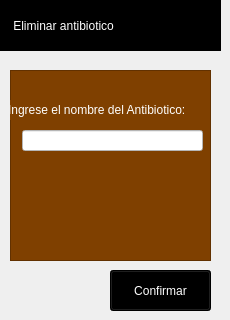
             <widget class="QWidget" name="Eliminar_antibiotico">
              <widget class="QLabel" name="label_28">
               <property name="geometry">
                <rect>
                 <x>0</x>
                 <y>0</y>
                 <width>221</width>
                 <height>51</height>
                </rect>
               </property>
               <property name="styleSheet">
                <string notr="true">color: rgb(255, 255, 255);
font: 900 12pt &quot;Arial Black&quot;;
background-color: rgb(0, 0, 0);</string>
               </property>
               <property name="text">
                <string>    Eliminar antibiotico</string>
               </property>
              </widget>
              <widget class="QFrame" name="frame_11">
               <property name="geometry">
                <rect>
                 <x>10</x>
                 <y>70</y>
                 <width>201</width>
                 <height>191</height>
                </rect>
               </property>
               <property name="styleSheet">
                <string notr="true">background-color: rgb(127, 64, 0);</string>
               </property>
               <property name="frameShape">
                <enum>QFrame::StyledPanel</enum>
               </property>
               <property name="frameShadow">
                <enum>QFrame::Raised</enum>
               </property>
               <widget class="QLabel" name="label_38">
                <property name="geometry">
                 <rect>
                  <x>-2</x>
                  <y>30</y>
                  <width>201</width>
                  <height>20</height>
                 </rect>
                </property>
                <property name="styleSheet">
                 <string notr="true">color: rgb(255, 255, 255);
font: 900 8pt &quot;Arial Black&quot;;</string>
                </property>
                <property name="text">
                 <string>Ingrese el nombre del Antibiotico:</string>
                </property>
               </widget>
               <widget class="QLineEdit" name="lineEdit_19">
                <property name="geometry">
                 <rect>
                  <x>12</x>
                  <y>60</y>
                  <width>181</width>
                  <height>21</height>
                 </rect>
                </property>
                <property name="styleSheet">
                 <string notr="true">background-color: rgb(255, 255, 255);</string>
                </property>
               </widget>
              </widget>
              <widget class="QPushButton" name="pushButton_25">
               <property name="geometry">
                <rect>
                 <x>110</x>
                 <y>270</y>
                 <width>101</width>
                 <height>41</height>
                </rect>
               </property>
               <property name="styleSheet">
                <string notr="true">background-color: rgb(61, 61, 61);
color: rgb(255, 255, 255);
font: 900 10pt &quot;Arial Black&quot;;
background-color: rgb(0, 0, 0);</string>
               </property>
               <property name="text">
                <string>Confirmar</string>
               </property>
              </widget>
             </widget>
